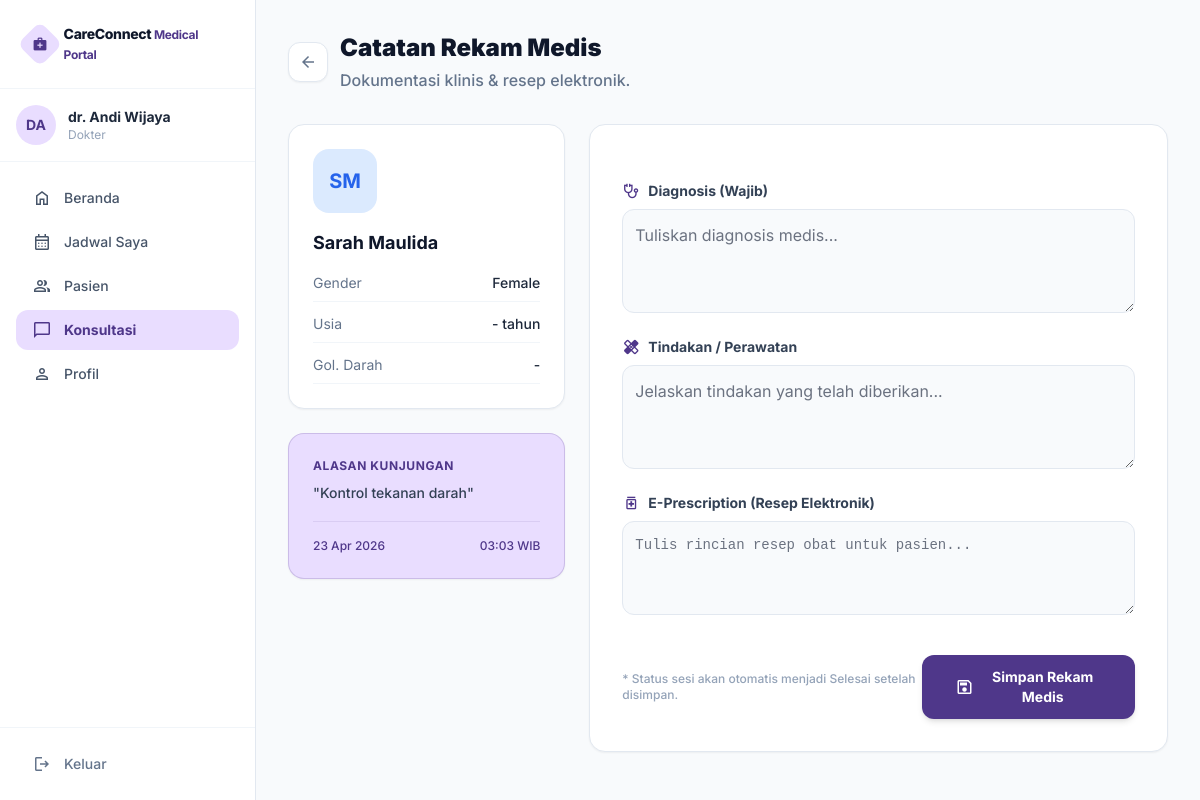
/public/doctor/rekam_medis.php?appt_id=2 (signed in), run on the app's committed database.
### tables this page shows
CREATE TABLE IF NOT EXISTS appointments (
    id              BIGINT UNSIGNED AUTO_INCREMENT PRIMARY KEY,
    patient_id      BIGINT UNSIGNED NOT NULL,
    doctor_id       BIGINT UNSIGNED NOT NULL,
    scheduled_at    DATETIME        NOT NULL,
    duration_min    SMALLINT        NOT NULL DEFAULT 30,
    type            VARCHAR(60)     NOT NULL DEFAULT 'Initial Consult',
    status          ENUM('waiting','in_session','finished','cancelled') NOT NULL DEFAULT 'waiting',
    reason          TEXT,
    notes           TEXT,
    created_at      DATETIME NOT NULL DEFAULT CURRENT_TIMESTAMP,
    FOREIGN KEY (patient_id) REFERENCES users(id) ON DELETE CASCADE,
    FOREIGN KEY (doctor_id)  REFERENCES users(id) ON DELETE CASCADE,
    INDEX idx_patient (patient_id),
    INDEX idx_doctor  (doctor_id),
    INDEX idx_scheduled (scheduled_at)
);

CREATE TABLE IF NOT EXISTS users (
    id              BIGINT UNSIGNED AUTO_INCREMENT PRIMARY KEY,
    name            VARCHAR(150)    NOT NULL,
    email           VARCHAR(255)    NOT NULL UNIQUE,
    password_hash   VARCHAR(255)    NOT NULL,
    role            ENUM('patient','doctor','admin') NOT NULL DEFAULT 'patient',
    is_active       TINYINT(1)      NOT NULL DEFAULT 1,
    email_verified  TINYINT(1)      NOT NULL DEFAULT 0,
    created_at      DATETIME        NOT NULL DEFAULT CURRENT_TIMESTAMP,
    updated_at      DATETIME        NOT NULL DEFAULT CURRENT_TIMESTAMP ON UPDATE CURRENT_TIMESTAMP,
    INDEX idx_role (role),
    INDEX idx_email (email)
);

CREATE TABLE IF NOT EXISTS patient_profiles (
    id          BIGINT UNSIGNED AUTO_INCREMENT PRIMARY KEY,
    user_id     BIGINT UNSIGNED NOT NULL UNIQUE,
    nik         VARCHAR(20),
    birth_date  DATE,
    gender      ENUM('male','female','other'),
    phone       VARCHAR(20),
    address     TEXT,
    blood_type  VARCHAR(5),
    created_at  DATETIME NOT NULL DEFAULT CURRENT_TIMESTAMP,
    FOREIGN KEY (user_id) REFERENCES users(id) ON DELETE CASCADE
);

### includes/auth.php (called while the page is built, shortened)
<?php
function current_user(): array
{
    return [
        'id'    => $_SESSION['user_id']    ?? null,
        'name'  => $_SESSION['user_name']  ?? '',
        'email' => $_SESSION['user_email'] ?? '',
        'role'  => $_SESSION['user_role']  ?? '',
    ];
}

### includes/security.php (called while the page is built, shortened)
<?php
function e(string $s): string
{
    return htmlspecialchars($s, ENT_QUOTES | ENT_HTML5, 'UTF-8');
}

### public/doctor/rekam_medis.php (the view, shortened to what this page needs)
<?php
require_once __DIR__ . '/../../includes/functions.php';
$user = current_user();
$pdo  = db();
$apptId = (int) ($_GET['appt_id'] ?? 0);
$stmt = $pdo->prepare(
    "SELECT a.*, p.name AS patient_name, pp.gender, pp.birth_date, pp.blood_type
     FROM appointments a
     JOIN users p ON p.id = a.patient_id
     LEFT JOIN patient_profiles pp ON pp.user_id = p.id
     WHERE a.id = ? AND a.doctor_id = ?"
);
$stmt->execute([$apptId, $user['id']]);
$appt = $stmt->fetch();
$stmt2 = $pdo->prepare("SELECT * FROM medical_records WHERE appointment_id = ? LIMIT 1");
$stmt2->execute([$apptId]);
$record = $stmt2->fetch() ?: [];
$age = $appt['birth_date'] ? date_diff(date_create($appt['birth_date']), date_create('now'))->y : '-';
?>
<!DOCTYPE html>
<html lang="id">
<head>
<?= tailwind_cdn() ?>
</head>
<body class="bg-slate-50 text-slate-800 antialiased min-h-screen flex">
  <aside class="w-64 bg-white border-r border-slate-200 flex-shrink-0 flex-col hidden md:flex">
    <div class="p-6 border-b border-slate-100">
      <div class="flex items-center gap-2">
        <div class="w-8 h-8 bg-primary-fixed flex items-center justify-center rounded-lg transform rotate-45">
          <span class="material-symbols-outlined text-primary transform -rotate-45 text-[16px]" style="font-variation-settings:'FILL' 1;">medical_services</span>
        </div>
        <span class="font-extrabold tracking-tight text-slate-900 text-sm">CareConnect <span class="text-primary text-xs font-bold">Medical Portal</span></span>
      </div>
    </div>
    <div class="p-4 border-b border-slate-100">
      <div class="flex items-center gap-3">
        <div class="w-10 h-10 bg-primary-fixed text-primary rounded-full flex items-center justify-center font-bold text-sm">
          <?= e(initials($user['name'])) ?>
        </div>
        <div>
          <p class="text-sm font-bold text-slate-800"><?= e($user['name']) ?></p>
          <p class="text-xs text-slate-400">Dokter</p>
        </div>
      </div>
    </div>
    <nav class="flex-1 p-4 space-y-1">
      <?php
      $navItems = [
        ['icon'=>'home',         'label'=>'Beranda',       'href'=>'dashboard.php', 'active'=>false],
        ['icon'=>'calendar_month','label'=>'Jadwal Saya',  'href'=>'jadwal.php',    'active'=>false],
        ['icon'=>'group',        'label'=>'Pasien',        'href'=>'#',             'active'=>false],
        ['icon'=>'chat_bubble',  'label'=>'Konsultasi',    'href'=>'#',             'active'=>true],
        ['icon'=>'person',       'label'=>'Profil',        'href'=>'#',             'active'=>false],
      ];
      foreach ($navItems as $item):
        $cls = $item['active']
          ? 'bg-primary-fixed text-primary font-bold'
          : 'text-slate-600 hover:bg-slate-100 hover:text-slate-800 font-medium';
      ?>
      <a href="<?= e($item['href']) ?>" class="flex items-center gap-3 px-4 py-2.5 rounded-xl transition-colors text-sm <?= $cls ?>">
        <span class="material-symbols-outlined text-[20px]"><?= $item['icon'] ?></span>
        <?= e($item['label']) ?>
      </a>
      <?php endforeach; ?>
    </nav>
    <div class="p-4 border-t border-slate-100">
      <a href="<?= APP_URL ?>/doctor/logout.php"
         class="flex items-center gap-3 px-4 py-2.5 rounded-xl text-sm font-medium text-slate-500 hover:bg-red-50 hover:text-red-600 transition-colors">
        <span class="material-symbols-outlined text-[20px]">logout</span>
        Keluar
      </a>
    </div>
  </aside>
  <main class="flex-1 overflow-auto p-6 lg:p-8">
    <div class="mb-8 flex items-center gap-3">
        <a href="jadwal.php" class="w-10 h-10 bg-white border border-slate-200 rounded-xl flex items-center justify-center text-slate-500 hover:text-primary hover:border-primary-light transition-colors shadow-sm">
        <span class="material-symbols-outlined text-[20px]">arrow_back</span>
        </a>
        <div>
        <h1 class="text-2xl font-black text-slate-900">Catatan Rekam Medis</h1>
        <p class="text-slate-500 font-medium mt-1">Dokumentasi klinis & resep elektronik.</p>
        </div>
    </div>
    <div class="grid lg:grid-cols-3 gap-6">
        <div class="lg:col-span-1 space-y-6">
            <div class="bg-white rounded-2xl border border-slate-200 p-6 shadow-sm">
                <div class="w-16 h-16 bg-blue-100 text-blue-600 rounded-2xl flex items-center justify-center font-bold text-xl mb-4">
                    <?= e(initials($appt['patient_name'])) ?>
                </div>
                <h2 class="text-lg font-bold text-slate-900"><?= e($appt['patient_name']) ?></h2>
                <div class="mt-4 space-y-3 text-sm">
                    <div class="flex justify-between border-b border-slate-100 pb-2">
                        <span class="text-slate-500">Gender</span>
                        <span class="font-medium text-slate-800 capitalize"><?= e($appt['gender'] ?? '-') ?></span>
                    </div>
                    <div class="flex justify-between border-b border-slate-100 pb-2">
                        <span class="text-slate-500">Usia</span>
                        <span class="font-medium text-slate-800"><?= $age ?> tahun</span>
                    </div>
                    <div class="flex justify-between border-b border-slate-100 pb-2">
                        <span class="text-slate-500">Gol. Darah</span>
                        <span class="font-medium text-slate-800 uppercase"><?= e($appt['blood_type'] ?? '-') ?></span>
                    </div>
                </div>
            </div>
            <div class="bg-primary-fixed border border-primary/20 rounded-2xl p-6 shadow-sm">
                <h3 class="text-xs font-bold text-primary uppercase tracking-wider mb-2">Alasan Kunjungan</h3>
                <p class="text-sm text-slate-700 font-medium leading-relaxed">
                    "<?= e($appt['reason'] ?: 'Tidak ada keluhan spesifik dicantumkan.') ?>"
                </p>
                <div class="mt-4 pt-4 border-t border-primary/10 flex justify-between items-center text-xs font-medium text-primary">
                    <span><?= format_date($appt['scheduled_at'], 'd M Y') ?></span>
                    <span><?= date('H:i', strtotime($appt['scheduled_at'])) ?> WIB</span>
                </div>
            </div>
        </div>
        <div class="lg:col-span-2">
            <div class="bg-white rounded-2xl border border-slate-200 shadow-sm p-6 md:p-8">
                <form method="POST" class="space-y-6">
                    <div class="flex flex-col gap-2">
                        <label class="text-sm font-bold text-slate-700 flex items-center gap-2">
                            <span class="material-symbols-outlined text-primary text-[18px]">stethoscope</span>
                            Diagnosis (Wajib)
                        </label>
                        <textarea name="diagnosis" rows="3" required placeholder="Tuliskan diagnosis medis..." class="w-full p-3 bg-slate-50 border border-slate-200 rounded-xl text-slate-800 focus:outline-none focus:border-primary focus:ring-2 focus:ring-primary/20 leading-relaxed"><?= e($_POST['diagnosis'] ?? $record['diagnosis'] ?? '') ?></textarea>
                    </div>
                    <div class="flex flex-col gap-2">
                        <label class="text-sm font-bold text-slate-700 flex items-center gap-2">
                            <span class="material-symbols-outlined text-primary text-[18px]">healing</span>
                            Tindakan / Perawatan
                        </label>
                        <textarea name="treatment" rows="3" placeholder="Jelaskan tindakan yang telah diberikan..." class="w-full p-3 bg-slate-50 border border-slate-200 rounded-xl text-slate-800 focus:outline-none focus:border-primary focus:ring-2 focus:ring-primary/20 leading-relaxed"><?= e($_POST['treatment'] ?? $record['treatment'] ?? '') ?></textarea>
                    </div>
                    <div class="flex flex-col gap-2">
                        <label class="text-sm font-bold text-slate-700 flex items-center gap-2">
                            <span class="material-symbols-outlined text-primary text-[18px]">medication</span>
                            E-Prescription (Resep Elektronik)
                        </label>
                        <textarea name="prescription" rows="3" placeholder="Tulis rincian resep obat untuk pasien..." class="w-full p-3 bg-slate-50 border border-slate-200 rounded-xl text-slate-800 focus:outline-none focus:border-primary focus:ring-2 focus:ring-primary/20 font-mono text-sm leading-relaxed"><?= e($_POST['prescription'] ?? $record['prescription'] ?? '') ?></textarea>
                    </div>
                    <div class="pt-4 flex items-center justify-between">
                        <p class="text-xs text-slate-400 font-medium">* Status sesi akan otomatis menjadi Selesai setelah disimpan.</p>
                        <button type="submit" class="inline-flex items-center gap-2 bg-primary text-white px-8 py-3 rounded-xl font-bold text-sm hover:bg-primary-light transition-colors shadow-md active:scale-95">
                            <span class="material-symbols-outlined text-[20px]">save</span>
                            <?= empty($record) ? 'Simpan Rekam Medis' : 'Perbarui Rekam Medis' ?>
                        </button>
                    </div>
                </form>
            </div>
        </div>
    </div>
  </main>
</body>
</html>

### public/doctor/rekam_medis.php (style rules this page uses)
body { font-family: 'Inter', sans-serif; }

### data on the page
appointments: patient.name "SM", patient.name "Sarah Maulida", patient_profiles.gender "Female", patient_profiles.birth_date "-", patient_profiles.blood_type "-", reason "Kontrol tekanan darah", scheduled_at "23 Apr 2026", scheduled_at "03:03"

### other printed values
initials($user['name']) "DA"
$user['name'] "dr. Andi Wijaya"
$item['label'] "Beranda"
$item['label'] "Jadwal Saya"
$item['label'] "Pasien"
$item['label'] "Konsultasi"
$item['label'] "Profil"
